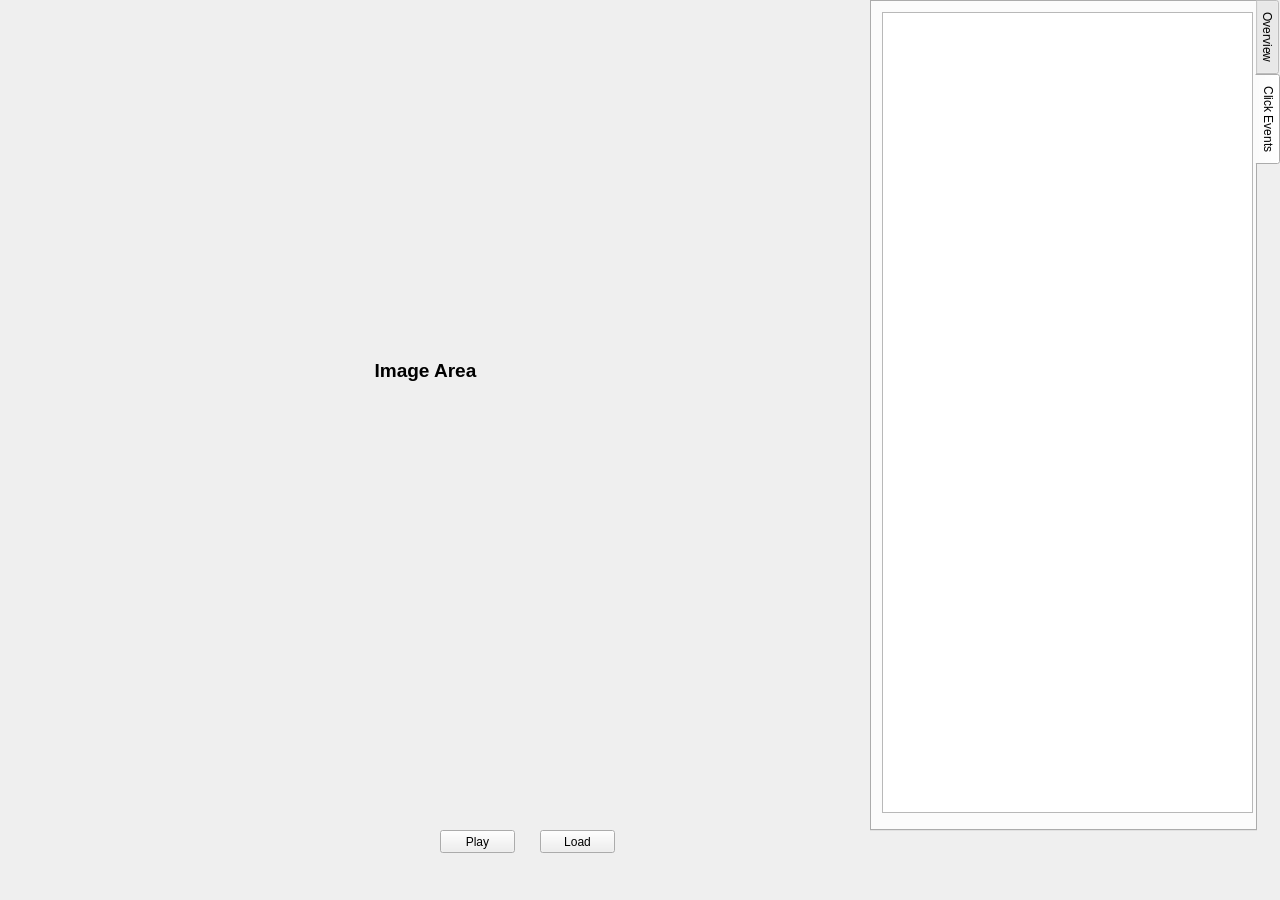
<?xml version="1.0" encoding="UTF-8"?>
<ui version="4.0">
 <class>DataReplayerClass</class>
 <widget class="QWidget" name="DataReplayerClass">
  <property name="geometry">
   <rect>
    <x>0</x>
    <y>0</y>
    <width>1280</width>
    <height>900</height>
   </rect>
  </property>
  <property name="windowTitle">
   <string>DataReplayer</string>
  </property>
  <widget class="QPushButton" name="loadbtn">
   <property name="geometry">
    <rect>
     <x>540</x>
     <y>830</y>
     <width>75</width>
     <height>23</height>
    </rect>
   </property>
   <property name="text">
    <string>Load</string>
   </property>
  </widget>
  <widget class="QTabWidget" name="tabWidget">
   <property name="geometry">
    <rect>
     <x>870</x>
     <y>0</y>
     <width>411</width>
     <height>831</height>
    </rect>
   </property>
   <property name="tabPosition">
    <enum>QTabWidget::East</enum>
   </property>
   <property name="tabShape">
    <enum>QTabWidget::Rounded</enum>
   </property>
   <property name="currentIndex">
    <number>1</number>
   </property>
   <widget class="QWidget" name="tab">
    <attribute name="title">
     <string>Overview</string>
    </attribute>
    <widget class="QTableView" name="tableView">
     <property name="geometry">
      <rect>
       <x>0</x>
       <y>0</y>
       <width>251</width>
       <height>201</height>
      </rect>
     </property>
    </widget>
   </widget>
   <widget class="QWidget" name="tab_2">
    <attribute name="title">
     <string>Click Events</string>
    </attribute>
    <widget class="QTreeView" name="acctree">
     <property name="geometry">
      <rect>
       <x>10</x>
       <y>10</y>
       <width>371</width>
       <height>801</height>
      </rect>
     </property>
    </widget>
   </widget>
  </widget>
  <widget class="QPushButton" name="playbtn">
   <property name="geometry">
    <rect>
     <x>440</x>
     <y>830</y>
     <width>75</width>
     <height>23</height>
    </rect>
   </property>
   <property name="text">
    <string>Play</string>
   </property>
  </widget>
  <widget class="QLabel" name="imagelabel">
   <property name="geometry">
    <rect>
     <x>0</x>
     <y>10</y>
     <width>851</width>
     <height>721</height>
    </rect>
   </property>
   <property name="font">
    <font>
     <pointsize>14</pointsize>
     <weight>75</weight>
     <bold>true</bold>
    </font>
   </property>
   <property name="text">
    <string>Image Area</string>
   </property>
   <property name="alignment">
    <set>Qt::AlignCenter</set>
   </property>
  </widget>
 </widget>
 <layoutdefault spacing="6" margin="11"/>
 <resources>
  <include location="datareplayer.qrc"/>
 </resources>
 <connections/>
</ui>
